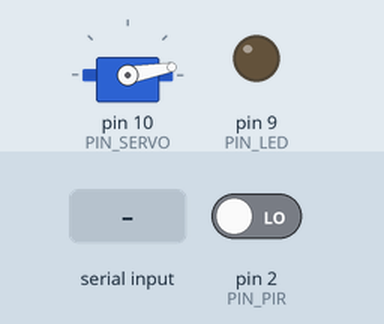
Simulated run of this sketch. Board: Arduino Uno, built with avr-gcc and run on an emulated ATmega328P. On the bench: servo, output pins drawn as LEDs (lit = HIGH). The test bench sets the inputs (shaded band); at power-on: pin 2 (PIN_PIR) LOW. What the sketch prints to the serial monitor is not drawn.

Above: at 1.2 s.
1.3 s: "LID_OPEN\n" received over Serial
At 2.8 s:
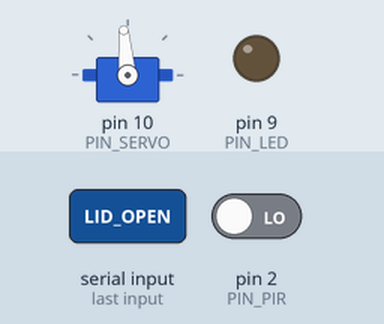
3.1 s: "LED_ON\n" received over Serial
At 3.8 s:
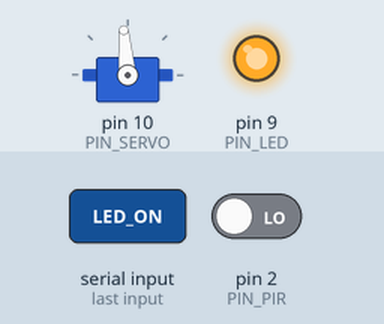
4.8 s: "LID_CLOSE\n" received over Serial
At 6.0 s:
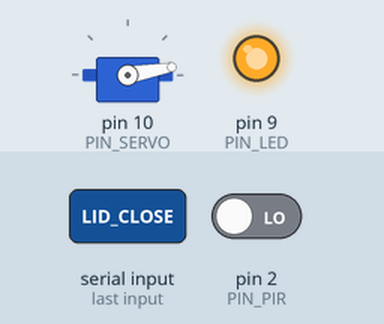
9.7 s: "LED_OFF\n" received over Serial
At 10.3 s:
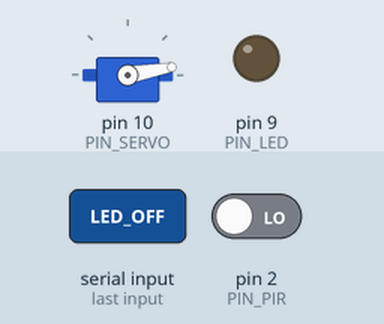
Timing chart, 0 to 12.5 s (numbered marks = the images above; inputs shaded):
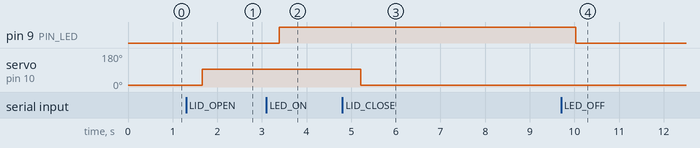

Measured:
- after the input at 1.3 s, servo on pin 10 (PIN_SERVO): 10° → 95° after 0.37 s
- after the input at 3.1 s, pin 9 (PIN_LED): LOW → HIGH after 0.29 s
- after the input at 4.8 s, servo on pin 10 (PIN_SERVO): 95° → 10° after 0.41 s
- after the input at 9.7 s, pin 9 (PIN_LED): HIGH → LOW after 0.33 s

The sketch:

bin_mcu.ino
```cpp
/*
 * TrashNet — STM32U585 MCU firmware
 *
 * Responsibilities:
 *   - PIR detection → send PIR_TRIG to MPU
 *   - LED PWM control (on command from MPU)
 *   - Servo lid control (on command from MPU)
 *
 * Serial command set (MPU → MCU):
 *   LED_ON
 *   LED_OFF
 *   LID_OPEN
 *   LID_CLOSE
 *
 * Serial events (MCU → MPU):
 *   PIR_TRIG
 *   LID_OPENED
 *   LID_CLOSED
 */

#include <Servo.h>

// ── Pin assignments ──────────────────────────────────────────────────────────
static constexpr int PIN_PIR   = 2;
static constexpr int PIN_LED   = 9;   // PWM-capable
static constexpr int PIN_SERVO = 10;  // PWM-capable

// ── Servo angles (tune for your physical bin) ────────────────────────────────
static constexpr int SERVO_CLOSED_DEG = 10;
static constexpr int SERVO_OPEN_DEG   = 95;

// ── Constants ────────────────────────────────────────────────────────────────
static constexpr unsigned long PIR_HOLD_MS = 2000;
static constexpr int           SERIAL_BAUD = 115200;

// ── Globals ──────────────────────────────────────────────────────────────────
static unsigned long lastPirTrig = 0;
static Servo lidServo;

// ── Setup ────────────────────────────────────────────────────────────────────
void setup() {
  Serial.begin(SERIAL_BAUD);
  pinMode(PIN_PIR, INPUT);
  pinMode(PIN_LED, OUTPUT);
  analogWrite(PIN_LED, 0);

  lidServo.attach(PIN_SERVO);
  lidServo.write(SERVO_CLOSED_DEG);
}

// ── Loop ─────────────────────────────────────────────────────────────────────
void loop() {
  pollPIR();
  pollSerial();
}

// ── PIR ──────────────────────────────────────────────────────────────────────
void pollPIR() {
  if (digitalRead(PIN_PIR) == HIGH) {
    unsigned long now = millis();
    if (now - lastPirTrig > PIR_HOLD_MS) {
      lastPirTrig = now;
      Serial.println("PIR_TRIG");
    }
  }
}

// ── Serial command parser ─────────────────────────────────────────────────────
void pollSerial() {
  if (!Serial.available()) return;

  String line = Serial.readStringUntil('\n');
  line.trim();

  if (line == "LED_ON") {
    analogWrite(PIN_LED, 255);
  } else if (line == "LED_OFF") {
    analogWrite(PIN_LED, 0);
  } else if (line == "LID_OPEN") {
    lidServo.write(SERVO_OPEN_DEG);
    Serial.println("LID_OPENED");
  } else if (line == "LID_CLOSE") {
    lidServo.write(SERVO_CLOSED_DEG);
    Serial.println("LID_CLOSED");
  }
}
```
